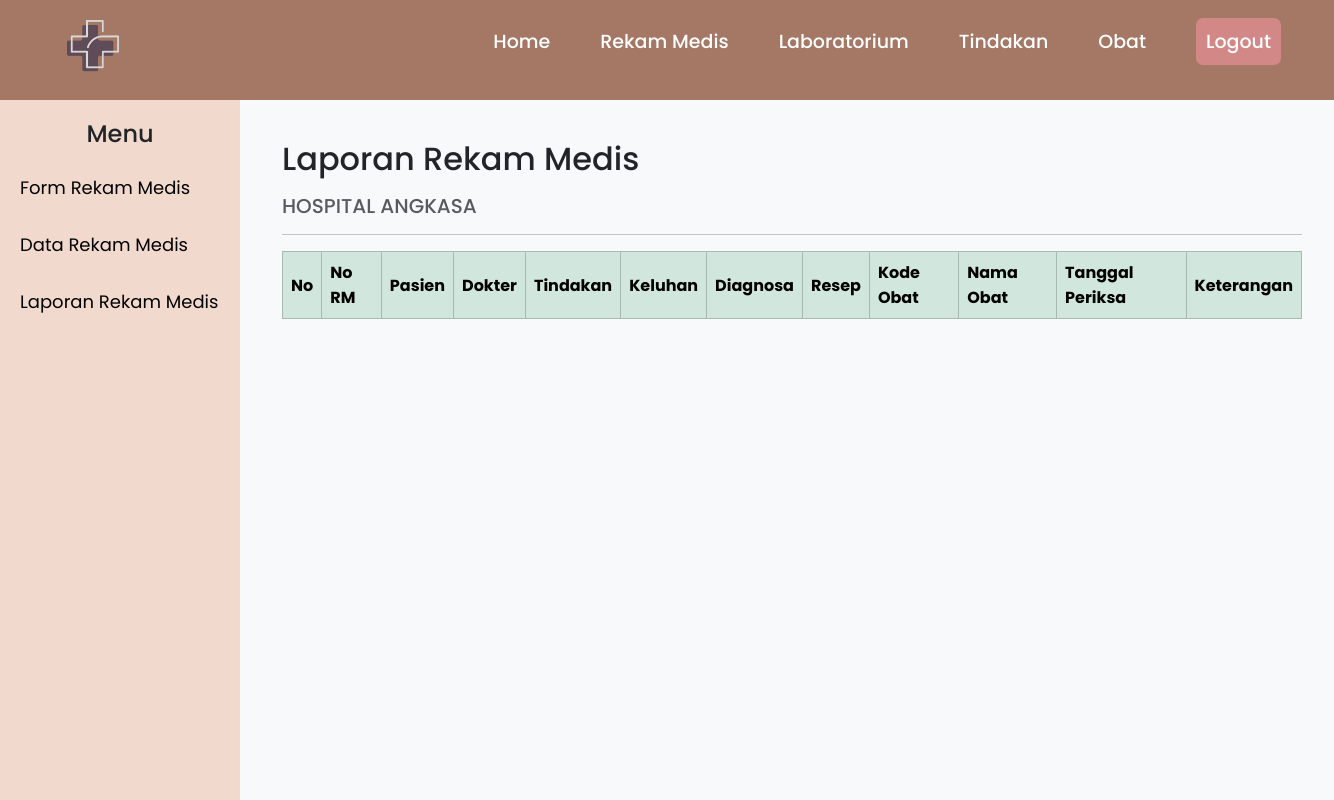
The page /Dokter/rm_lap.php on the database as committed earlier.
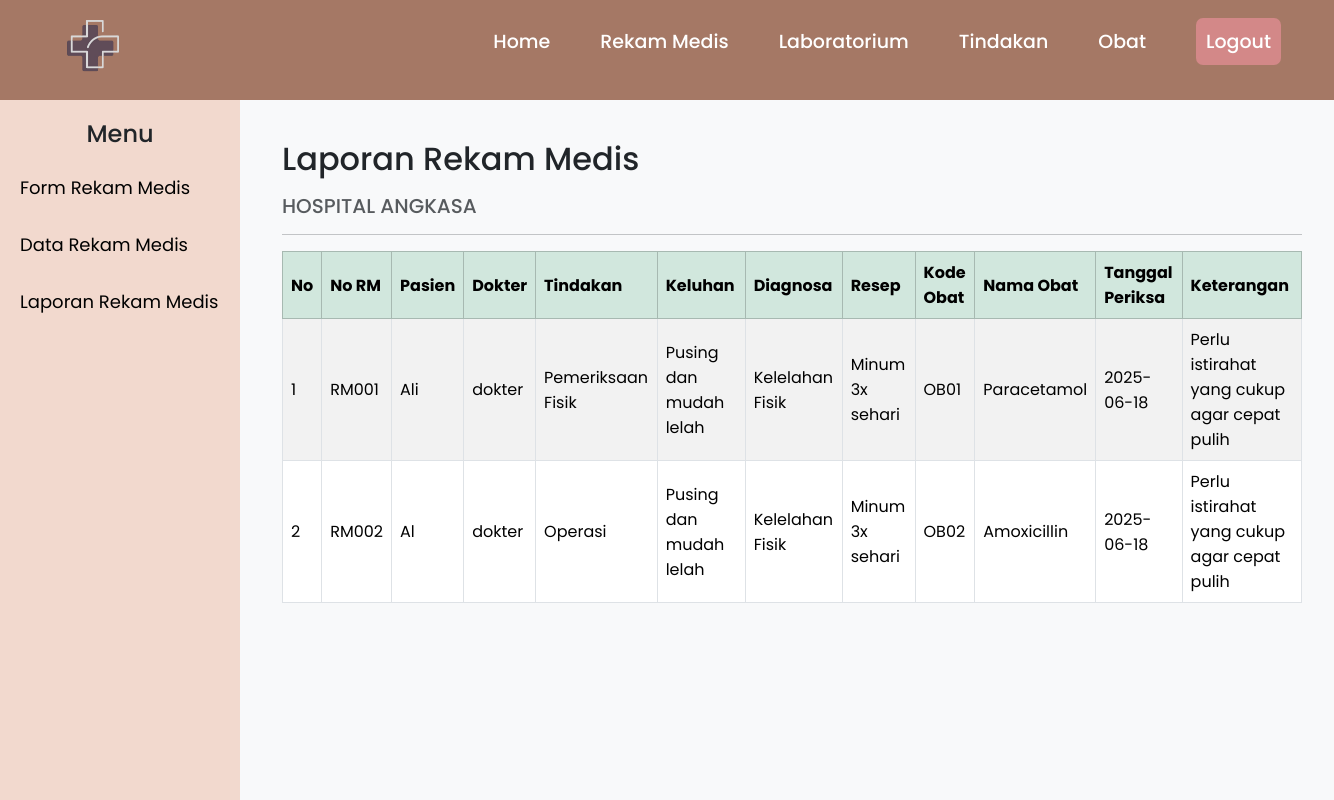
The same page on the database as committed later.
### tables this page shows
CREATE TABLE `rekam_medis` (
  `no_RM` varchar(11) NOT NULL,
  `kd_tindakan` varchar(11) NOT NULL,
  `kd_obat` varchar(11) NOT NULL,
  `kd_user` varchar(11) NOT NULL,
  `no_pasien` varchar(11) NOT NULL,
  `diagnosa` varchar(100) NOT NULL,
  `resep` varchar(50) NOT NULL,
  `keluhan` varchar(100) NOT NULL,
  `tgl_periksa` date NOT NULL,
  `ket` varchar(100) NOT NULL
);

CREATE TABLE `pasien` (
  `no_pasien` varchar(11) NOT NULL,
  `nm_pasien` varchar(100) NOT NULL,
  `j_kel` enum('Perempuan','Laki-laki','','') NOT NULL,
  `agama` enum('Islam','Kristen','Budha','Hindu','Katolik','Konghucu') NOT NULL,
  `alamat` varchar(100) NOT NULL,
  `tgl_lahir` date NOT NULL,
  `usia` int(5) NOT NULL,
  `no_telp` varchar(15) NOT NULL,
  `nm_kk` varchar(50) NOT NULL,
  `hub_kel` enum('Ayah','Ibu','Anak','Suami','Istri','Wali','Lainnya') NOT NULL
);

CREATE TABLE `tindakan` (
  `kd_tindakan` varchar(11) NOT NULL,
  `nm_tindakan` enum('Pemeriksaan Fisik','Operasi','Pemasangan Infus','Suntik Antibiotik','CT SCAN','USG') NOT NULL,
  `ket` varchar(100) NOT NULL
);

CREATE TABLE `obat` (
  `kd_obat` varchar(11) NOT NULL,
  `nm_obat` varchar(50) NOT NULL,
  `jml_obat` varchar(20) NOT NULL,
  `ukuran` int(20) NOT NULL,
  `harga` int(10) NOT NULL
);

### Dokter/rm_lap.php (the view, shortened to what this page needs)
<?php
include('../koneksi.php');
include('a_header.php');
include('rm_sidebar.php');
$sql = "SELECT rm.no_RM, p.nm_pasien, t.nm_tindakan, rm.keluhan, rm.diagnosa,
               rm.resep, rm.tgl_periksa, rm.ket, l.username,
               o.kd_obat, o.nm_obat
        FROM rekam_medis rm
        JOIN pasien p ON rm.no_pasien = p.no_pasien
        JOIN tindakan t ON rm.kd_tindakan = t.kd_tindakan
        JOIN obat o ON rm.kd_obat = o.kd_obat
        JOIN login l ON rm.kd_user = l.kd_user
        ORDER BY rm.tgl_periksa DESC";
$result = mysqli_query($koneksi, $sql);
?>
<!DOCTYPE html>
<html lang="id">
<head>
  <link href="https://cdn.jsdelivr.net/npm/bootstrap@5.3.3/dist/css/bootstrap.min.css" rel="stylesheet">
</head>
<body>
  <div class="d-flex">
    <main class="main-content w-100">
      <div class="container">
        <h2 class="mb-3">Laporan Rekam Medis</h2>
        <h5 class="text-muted">HOSPITAL ANGKASA</h5>
        <hr>
        <div class="table-responsive">
          <table class="table table-bordered table-striped">
            <thead class="table-success">
              <tr>
                <th>No</th>
                <th>No RM</th>
                <th>Pasien</th>
                <th>Dokter</th>
                <th>Tindakan</th>
                <th>Keluhan</th>
                <th>Diagnosa</th>
                <th>Resep</th>
                <th>Kode Obat</th>
                <th>Nama Obat</th>
                <th>Tanggal Periksa</th>
                <th>Keterangan</th>
              </tr>
            </thead>
            <tbody>
              <?php
              $no = 1;
              while ($row = mysqli_fetch_assoc($result)): ?>
                <tr>
                  <td><?= $no++ ?></td>
                  <td><?= $row['no_RM'] ?></td>
                  <td><?= $row['nm_pasien'] ?></td>
                  <td><?= $row['username'] ?></td>
                  <td><?= $row['nm_tindakan'] ?></td>
                  <td><?= $row['keluhan'] ?></td>
                  <td><?= $row['diagnosa'] ?></td>
                  <td><?= $row['resep'] ?></td>
                  <td><?= $row['kd_obat'] ?></td>
                  <td><?= $row['nm_obat'] ?></td>
                  <td><?= $row['tgl_periksa'] ?></td>
                  <td><?= $row['ket'] ?></td>
                </tr>
              <?php endwhile; ?>
            </tbody>
          </table>
        </div>
      </div>
    </main>
  </div>
</body>
</html>

Rows that differ between the two databases and show on the page:
added rekam_medis: no_RM "RM001", pasien.nm_pasien "Ali", kd_user.username "dokter", kd_tindakan.nm_tindakan "Pemeriksaan Fisik", keluhan "Pusing dan mudah lelah", diagnosa "Kelelahan Fisik", resep "Minum 3x sehari", kd_obat.kd_obat "OB01", kd_obat.nm_obat "Paracetamol", tgl_periksa "2025-06-18", ket "Perlu istirahat yang cukup agar cepat pulih"
added rekam_medis: no_RM "RM002", pasien.nm_pasien "Al", kd_user.username "dokter", kd_tindakan.nm_tindakan "Operasi", keluhan "Pusing dan mudah lelah", diagnosa "Kelelahan Fisik", resep "Minum 3x sehari", kd_obat.kd_obat "OB02", kd_obat.nm_obat "Amoxicillin", tgl_periksa "2025-06-18", ket "Perlu istirahat yang cukup agar cepat pulih"
